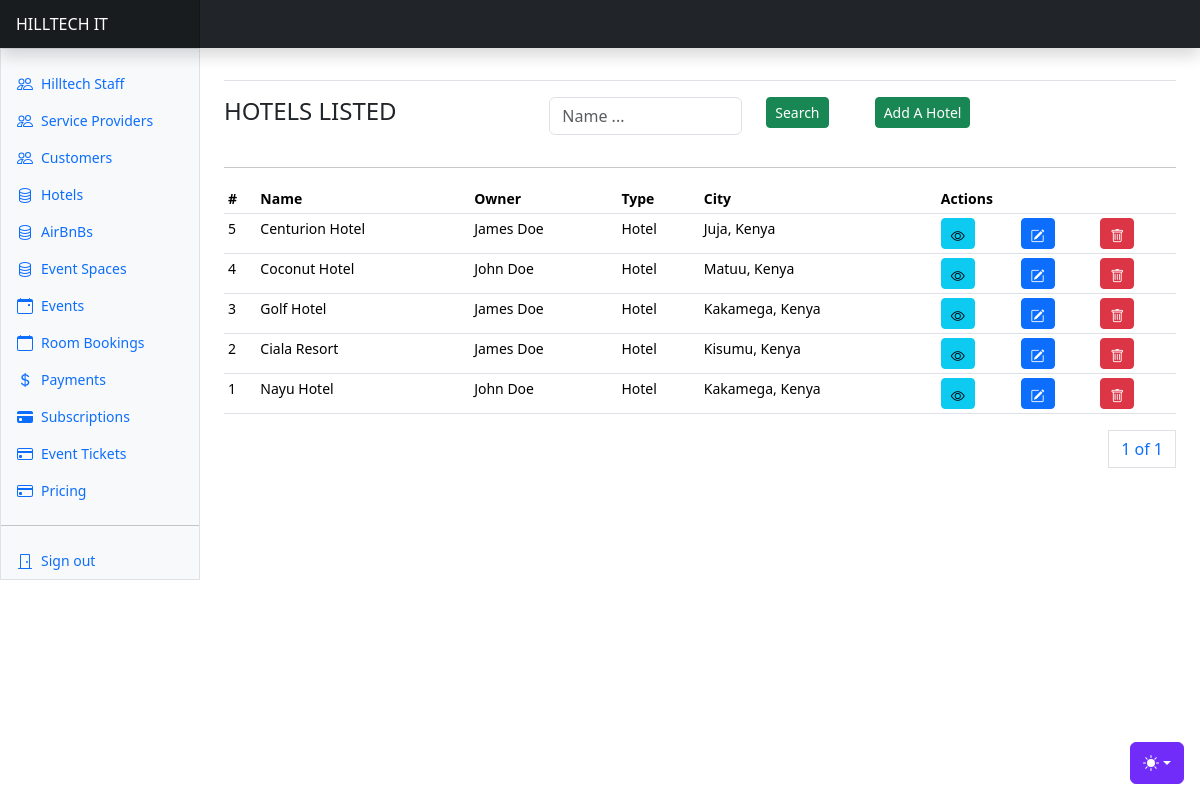
The app's page /properties/ (signed in), older data.
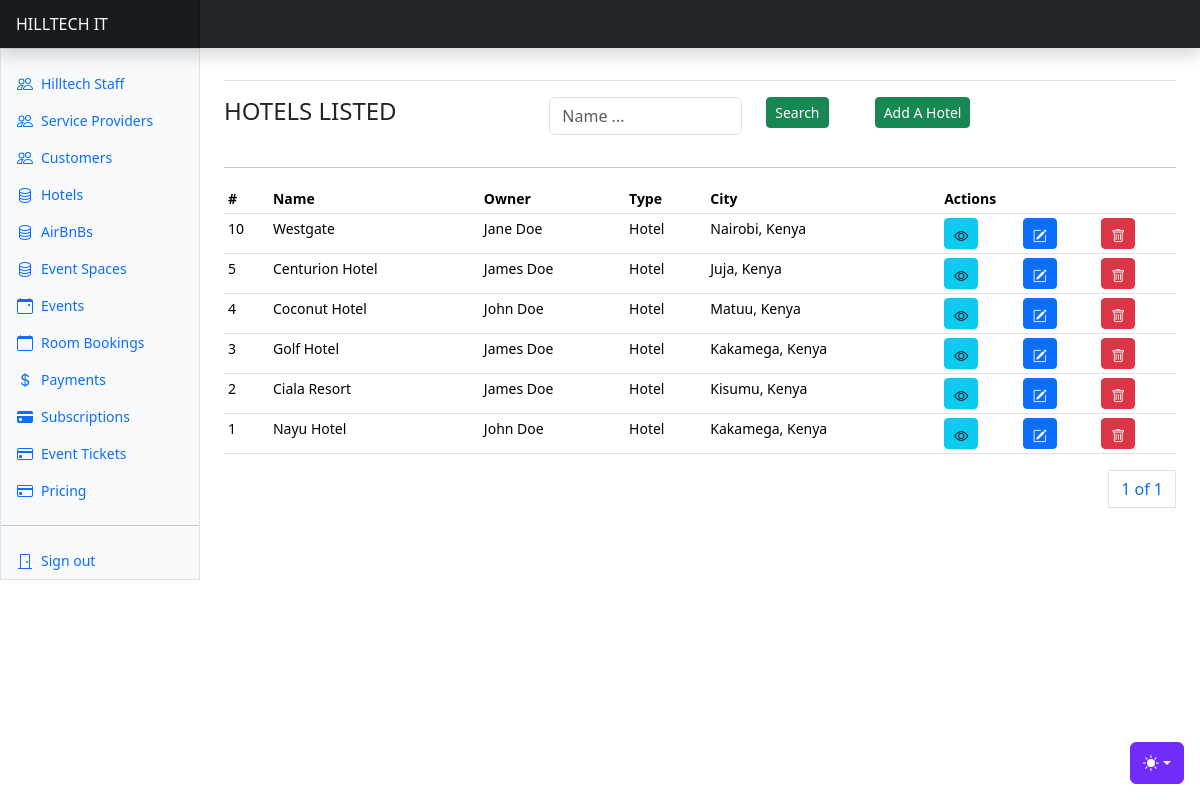
The same page, newer data.
### apps/property/models.py (models this page shows, shortened)
class Property(AbstractBaseModel):
    owner = models.ForeignKey("users.User", on_delete=models.SET_NULL, null=True, related_name="listedproperties")
    name = models.CharField(max_length=255)
    location = models.CharField(max_length=255)
    city = models.CharField(max_length=255)
    country = models.CharField(max_length=255)
    property_type = models.CharField(max_length=255, choices=PROPERTY_TYPE_CHOICES)
    address = models.CharField(max_length=255)
    contact_number = models.CharField(max_length=255)
    email = models.EmailField(null=True)
    cost = models.DecimalField(max_digits=100, decimal_places=2, default=0, null=True)
    number_of_rooms = models.IntegerField(default=0, null=True)
    capacity = models.IntegerField(default=0)
    profile_image = models.ImageField(upload_to="property_images/", null=True)
    approval_status = models.CharField(
        max_length=255, default="Pending", choices=APPROVAL_CHOICES
    )
    children_allowed = models.IntegerField(default=0)
    adults_allowed = models.IntegerField(default=0)
    amenities = models.JSONField(default=list)
    pets_allowed = models.BooleanField(default=True)
    smoking_allowed = models.BooleanField(default=True)

### apps/users/models.py (models this page shows, shortened)
class User(AbstractUser, AbstractBaseModel):
    role = models.CharField(choices=ROLE_CHOICES, max_length=32, null=True)
    phone_number = models.CharField(max_length=255, null=True)
    id_number = models.CharField(max_length=255, null=True)
    gender = models.CharField(max_length=255, null=True, choices=GENDER_CHOICES)
    date_of_birth = models.DateField(null=True)
    city = models.CharField(max_length=255, null=True)
    country = models.CharField(max_length=255, null=True)
    address = models.CharField(max_length=255, null=True)
    token = models.CharField(null=True, max_length=255)
    token_expiration_date = models.DateTimeField(null=True)
    activation_date = models.DateTimeField(null=True)
    position = models.CharField(
        max_length=255, choices=STAFF_POSITION_CHOICES, null=True
    )
    address = models.CharField(max_length=255, null=True)
    business_address = models.CharField(max_length=255, null=True)
    city = models.CharField(max_length=255, null=True)
    business_city = models.CharField(max_length=255, null=True)
    country = models.CharField(max_length=255, null=True)
    business_country = models.CharField(max_length=255, null=True)
    business_name = models.CharField(max_length=255, null=True)
    business_number = models.CharField(max_length=255, null=True)
    business_email = models.EmailField(null=True)
    business_phone = models.CharField(max_length=255, null=True)
    def name(self):
        return f"{self.first_name} {self.last_name}"

### apps/property/views.py (the view, shortened to what this page needs)
# urls.py: path("properties/", include("apps.property.urls")),
@login_required(login_url="/users/user-login/")
def properties(request):
    user = request.user
    properties = Property.objects.filter(property_type="Hotel").order_by("-created")
    if not user.is_superuser:
        properties = Property.objects.filter(property_type="Hotel", owner=user).order_by("-created")
    users = User.objects.filter(role="service_provider")
    paginator = Paginator(properties, 10)
    page_number = request.GET.get("page")
    page_obj = paginator.get_page(page_number)
    context = {"properties": properties, "users": users, "page_obj": page_obj}
    return render(request, "properties/hotels.html", context)

### templates/properties/hotels.html (shortened to what this page needs)
{% extends "base.html" %}
{% block content %}
<div class="row">
    <div class="col">
        <h4>HOTELS LISTED</h4>
    </div>
    <div class="col">
      <form method="POST">
          <div class="input-group mb-3">
            <div class="row">
              <div class="col-8">
                <input type="text" class="form-control" id="search_text" name="search_text" placeholder="Name ..." >
              </div>
              <div class="col-4">
                <button class="btn btn-success btn-sm">Search</button>
              </div>
            </div>
          </div>
        </form>
  </div>
    <div class="col">
        <a class="btn btn-success btn-sm" data-bs-toggle="modal" data-bs-target="#newPopertyModal">Add A Hotel</a>
    </div>
</div>
<hr/>
      <div class="table-responsive small">
        <table class="table table-sm">
          <thead>
            <tr>
              <th scope="col">#</th>
              <th scope="col">Name</th>
              <th scope="col">Owner</th>
              <th scope="col">Type</th>
              <th scope="col">City</th>
              <th scope="col" colspan="3">Actions</th>
            </tr>
          </thead>
          <tbody>
            {% for property in page_obj %}
            <tr>
              <td>{{property.id}}</td>
              <td>{{property.name}}</td>
              <td>{{property.owner.name}}</td>
              <td>{{property.property_type}}</td>
              <td>{{property.city}}, {{property.country}}</td>
              <td><a href="{% url 'property-details' property.id %}" class="btn btn-info btn-sm">
                <i class="bi bi-eye"></i>
              </a></td>
              <td><a class="btn btn-primary btn-sm" data-bs-toggle="modal" data-bs-target="#editPopertyModal{{ property.id }}">
                <i class="bi bi-pencil-square"></i>
              </a></td>
              <td><a class="btn btn-danger btn-sm" data-bs-toggle="modal" data-bs-target="#deletePropertyModal{{ property.id }}">
                <i class="bi bi-trash"></i>
              </a></td>
            </tr>
            {% endfor %}
          </tbody>
        </table>
        <div>
          <nav aria-label="Page navigation example">
            <ul class="pagination justify-content-end">
              <a class="page-link" href="#">{{ page_obj.number }} of {{ page_obj.paginator.num_pages }}</a>
            </ul>
          </nav>
        </div>
{% endblock content %}

Row changes from the older to the newer data that the page shows:
added Property: id "10", name "Westgate", owner.name "Jane Doe", property_type "Hotel", city "Nairobi", country "Kenya"
